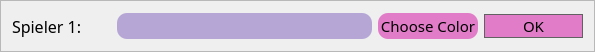
    <widget class="QFrame" name="frameSpieler1">
     <property name="geometry">
      <rect>
       <x>10</x>
       <y>290</y>
       <width>595</width>
       <height>52</height>
      </rect>
     </property>
     <property name="minimumSize">
      <size>
       <width>595</width>
       <height>52</height>
      </size>
     </property>
     <property name="frameShape">
      <enum>QFrame::StyledPanel</enum>
     </property>
     <property name="frameShadow">
      <enum>QFrame::Raised</enum>
     </property>
     <layout class="QHBoxLayout" name="horizontalLayout_3">
      <item>
       <widget class="QLabel" name="labelSpieler1">
        <property name="font">
         <font>
          <family>Yu Gothic UI Semilight</family>
          <pointsize>12</pointsize>
         </font>
        </property>
        <property name="text">
         <string>Spieler 1: </string>
        </property>
       </widget>
      </item>
      <item>
       <widget class="QLineEdit" name="lineEditSpieler1">
        <property name="sizePolicy">
         <sizepolicy hsizetype="Fixed" vsizetype="Fixed">
          <horstretch>0</horstretch>
          <verstretch>0</verstretch>
         </sizepolicy>
        </property>
        <property name="minimumSize">
         <size>
          <width>255</width>
          <height>26</height>
         </size>
        </property>
        <property name="font">
         <font>
          <family>Yu Gothic UI Semilight</family>
          <pointsize>11</pointsize>
         </font>
        </property>
        <property name="styleSheet">
         <string notr="true">QLineEdit {
	border-radius: 10px;
	background-color: rgb(182, 166, 214);
}</string>
        </property>
        <property name="alignment">
         <set>Qt::AlignCenter</set>
        </property>
        <property name="clearButtonEnabled">
         <bool>false</bool>
        </property>
       </widget>
      </item>
      <item>
       <widget class="QPushButton" name="pushButtonSetColor">
        <property name="minimumSize">
         <size>
          <width>100</width>
          <height>26</height>
         </size>
        </property>
        <property name="font">
         <font>
          <family>Yu Gothic UI Semilight</family>
          <pointsize>11</pointsize>
         </font>
        </property>
        <property name="styleSheet">
         <string notr="true">QPushButton {
	background-color: rgb(225, 124, 200);
	border-radius: 10px;
}</string>
        </property>
        <property name="text">
         <string>Choose Color</string>
        </property>
       </widget>
      </item>
      <item>
       <widget class="QPushButton" name="pushButton_SpielerEnter">
        <property name="minimumSize">
         <size>
          <width>40</width>
          <height>24</height>
         </size>
        </property>
        <property name="font">
         <font>
          <family>Yu Gothic UI Semilight</family>
          <pointsize>11</pointsize>
         </font>
        </property>
        <property name="styleSheet">
         <string notr="true">QPushButton {
	background-color: rgb(225, 124, 200);
	border-width: 1px;
	border-style: solid;
	border-color:  rgb(98, 98, 98);
}
</string>
        </property>
        <property name="text">
         <string>OK</string>
        </property>
       </widget>
      </item>
     </layout>
    </widget>
